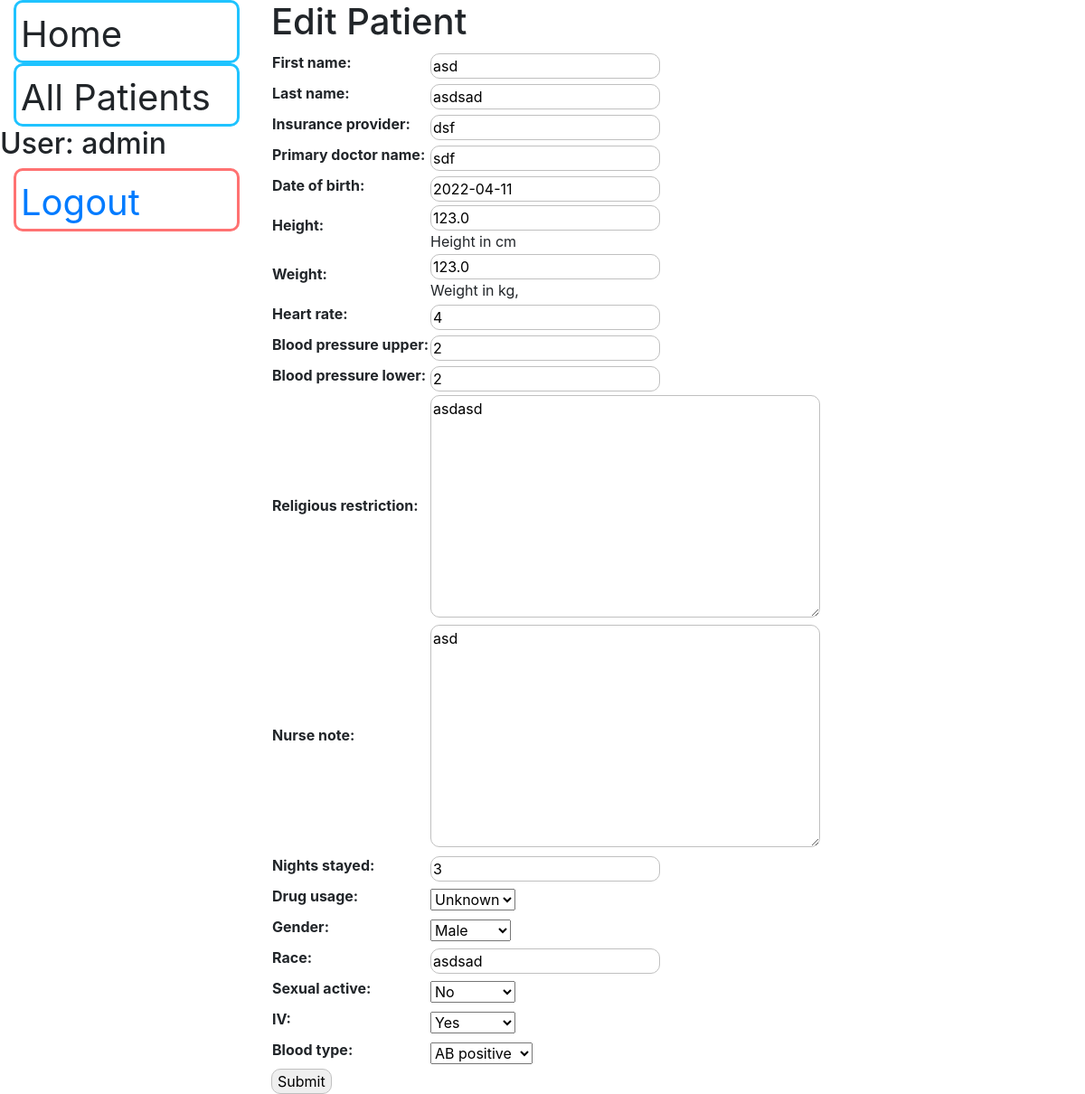
Page /staff/patient_nurse/2 (signed in) on the earlier database version.
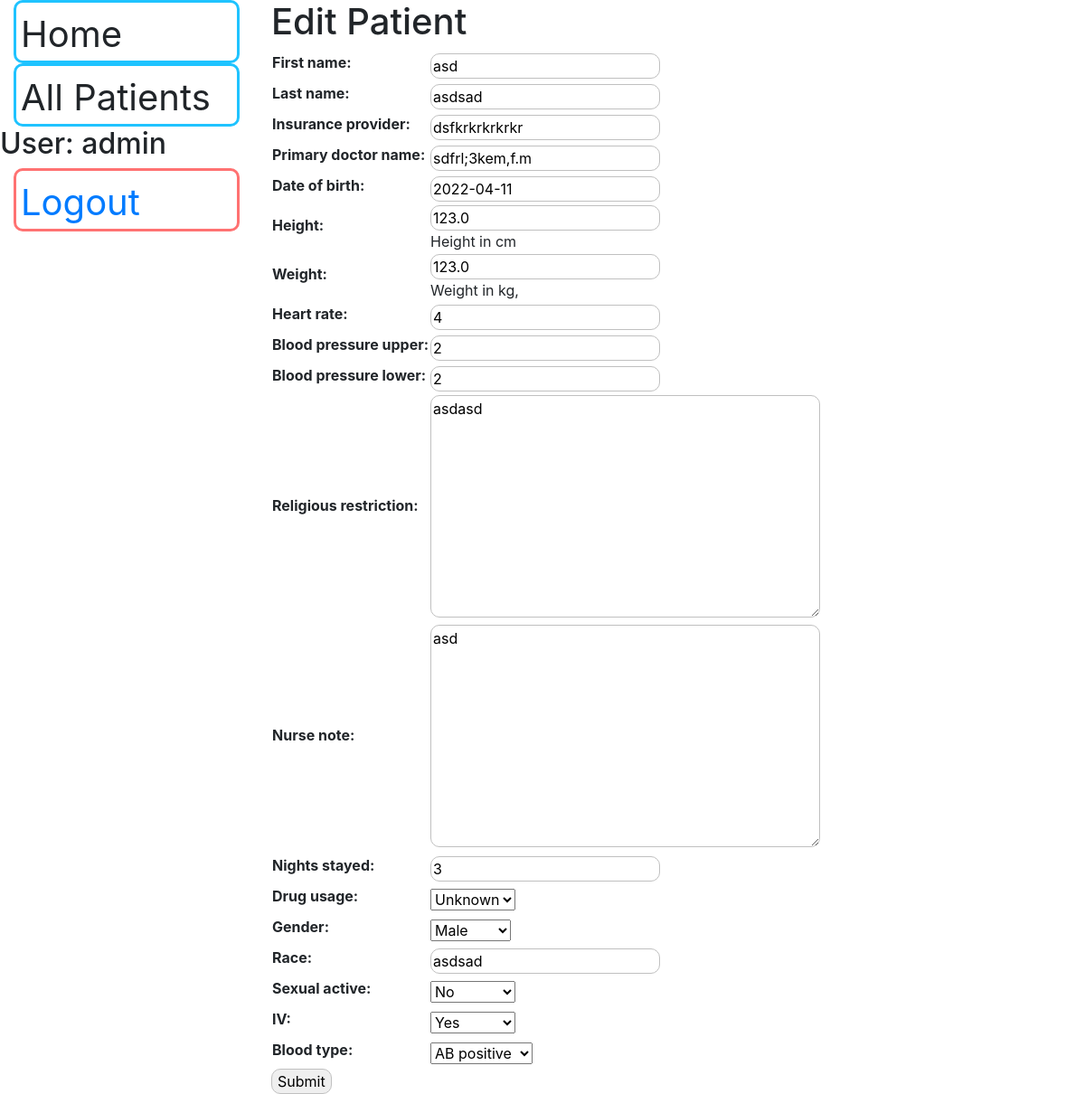
Same page on the later database version.
### staff/models.py (models this page shows, shortened)
class Patient(models.Model):
    first_name = models.CharField(max_length=20)
    last_name = models.CharField(max_length=20)
    insurance_provider = models.CharField(max_length=40, null=True)
    primary_doctor_name = models.CharField(max_length=40, null=True)
    date_of_birth = models.DateField(null=True)
    height = models.FloatField(help_text='Height in cm', validators=[MinValueValidator(Decimal('0.01'))])
    weight = models.FloatField(help_text='Weight in kg,', validators=[MinValueValidator(Decimal('0.01'))])
    heart_rate = models.PositiveIntegerField(null=True)
    blood_pressure_upper = models.PositiveIntegerField(null=True)
    blood_pressure_lower = models.PositiveIntegerField(null=True)
    religious_restriction = models.TextField()
    doctor_note = models.TextField(null=True)
    nurse_note = models.TextField(null=True)
    nights_stayed = models.PositiveSmallIntegerField(default=0)
    drug_usage = models.BooleanField(null=True)
    discharge_instructions = models.TextField(null=True)
    gender_options = (
        ('M', 'Male'),
        ('F', 'Female'),
        ('O', 'Other'),
    )
    gender = models.CharField(max_length=1,
                              choices=gender_options,
                              blank=True, )
    race = models.CharField(null=True, max_length=20)
    sexual_active = models.BooleanField(null=True)
    IV = models.BooleanField(null=True)
    blood_type_options = (
        ('1', 'O negative'),
        ('2', 'O positive'),
        ('3', 'A negative'),
        ('4', 'A positive'),
        ('5', 'B negative'),
        ('6', 'B positive'),
        ('7', 'AB negative'),
        ('8', 'AB  positive'),
    )
    blood_type = models.CharField(max_length=1,
                                  choices=blood_type_options,
                                  blank=True,
                                  )
    bill_due_date = models.DateField(null=True, blank=True)
    class Meta:
        permissions = (('doctor', 'Is a doctor'),
                       ('nurse', 'Is a nurse'),
                       ('medical professional', 'Is a nurse or doctor'),
                       ('billing', 'Is at the billing desk'),
                       ('registration', 'is a registrar desk'),
                       ('not billing', 'is not billing'))
        ordering = ['last_name', 'first_name']

### staff/views.py (the view)
# urls.py: path('patient_nurse/<int:pk>', views.patient_nurse_form, name='patient_nurse_form'),
@login_required
@permission_required('staff.nurse', raise_exception=True)
def patient_nurse_form(request, pk):
    if request.method == "GET":
        patient = Patient.objects.get(id=pk)
        form = PatientNurseForm(instance=patient)
        return render(request, 'staff/form_form.html', {'form': form})
    else:
        patient = Patient.objects.get(id=pk)
        form = PatientNurseForm(request.POST, instance=patient)
    if form.is_valid():
        form.save()
    return HttpResponseRedirect('/staff/patient/{}'.format(pk))

### staff/forms.py
class PatientNurseForm(forms.ModelForm):
    class Meta:
        model = Patient
        exclude = ('doctor_note', 'discharge_instructions', 'bill_due_date')

### staff/templates/staff/form_form.html (shortened to what this page needs)
{% extends "base_generic.html" %}
{% block content %}
<div class="emergencyform">
      <h1>Edit Patient</h1>
  <form action="" method="post">
    <table>
    {{ form.as_table }}
    </table>
        <div class="submitbutton">
       <input type="submit" value="Submit">
      </div>
  </form>
</div>
{% endblock %}

Differences in the rows shown:
changed Patient "asd": insurance_provider "dsf" → "dsfkrkrkrkrkr"; primary_doctor_name "sdf" → "sdfrl;3kem,f.m"
